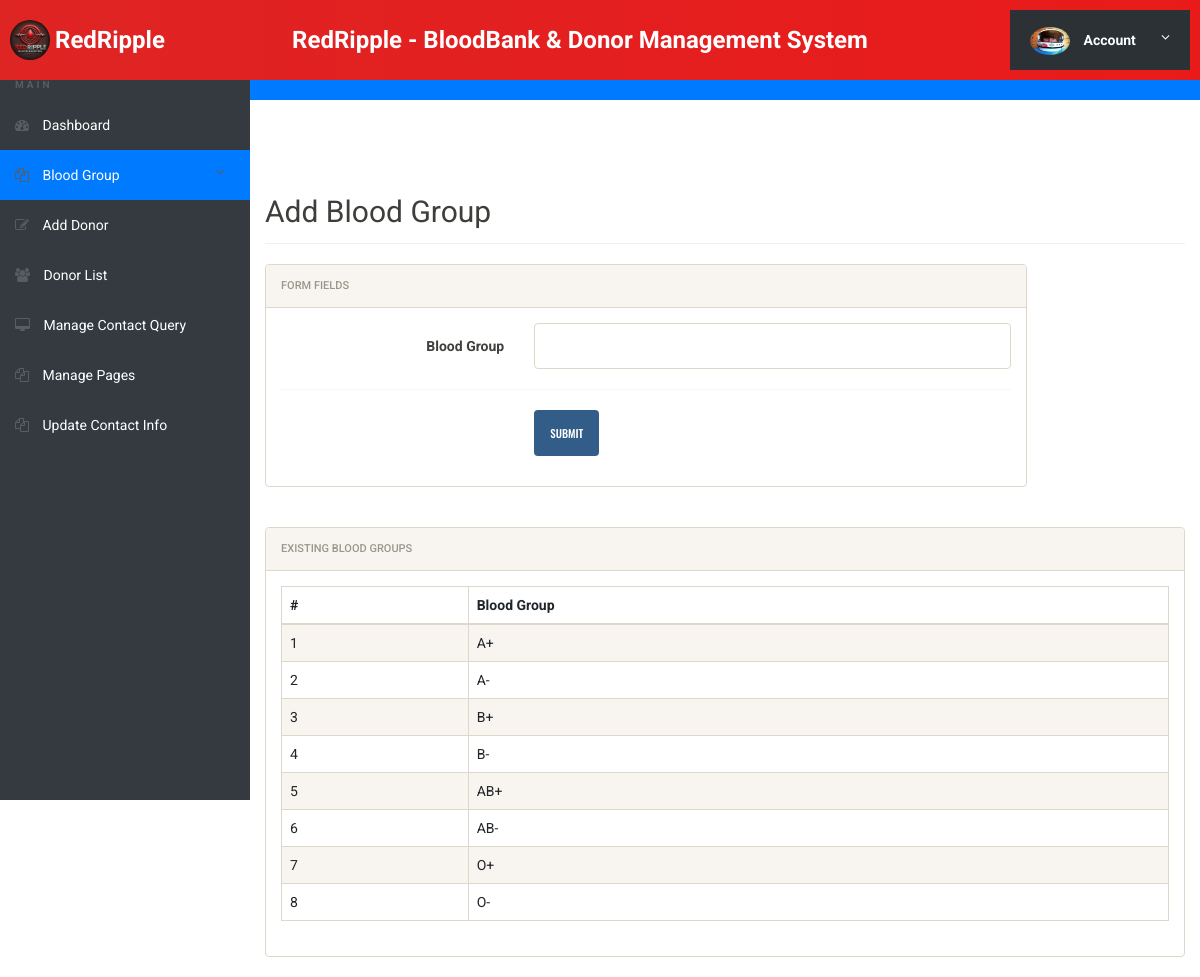
The app's page /bbdms/admin/add-bloodgroup.php (signed in) with its own data.
### tables this page shows
CREATE TABLE `tblbloodgroup` (
  `id` int(11) NOT NULL,
  `BloodGroup` varchar(20) DEFAULT NULL,
  `PostingDate` timestamp NOT NULL DEFAULT current_timestamp()
);

### bbdms/admin/add-bloodgroup.php (the view, shortened to what this page needs)
<?php
include('includes/config.php');
if(strlen($_SESSION['alogin'])==0) {
    header('location:index.php');
} else {
?>
<!doctype html>
<html lang="en" class="no-js">
<head>
    <link rel="stylesheet" href="css/font-awesome.min.css">
    <link rel="stylesheet" href="css/bootstrap.min.css">
    <link rel="stylesheet" href="css/dataTables.bootstrap.min.css">
    <link rel="stylesheet" href="css/bootstrap-social.css">
    <link rel="stylesheet" href="css/bootstrap-select.css">
    <link rel="stylesheet" href="css/fileinput.min.css">
    <link rel="stylesheet" href="css/awesome-bootstrap-checkbox.css">
    <link rel="stylesheet" href="css/style.css">
</head>
<body>
    <?php include('includes/header.php'); ?>
    <div class="ts-main-content">
        <?php include('includes/leftbar.php'); ?>
        <div class="content-wrapper">
            <div class="container-fluid">
                <div class="row">
                    <div class="col-md-12">
                        <h2 class="page-title">Add Blood Group</h2>
                        <div class="row">
                            <div class="col-md-10">
                                <div class="panel panel-default">
                                    <div class="panel-heading">Form Fields</div>
                                    <div class="panel-body">
                                        <form method="post" name="addbloodgroup" class="form-horizontal" onSubmit="return valid();">
                                            <div class="form-group">
                                                <label class="col-sm-4 control-label">Blood Group</label>
                                                <div                                                <div class="col-sm-8">
                                                    <input type="text" class="form-control" name="bloodgroup" id="bloodgroup" required>
                                                </div>
                                            </div>
                                            <div class="hr-dashed"></div>
                                            <div class="form-group">
                                                <div class="col-sm-8 col-sm-offset-4">
                                                    <button class="btn btn-primary" name="submit" type="submit">Submit</button>
                                                </div>
                                            </div>
                                        </form>
                                    </div>
                                </div>
                            </div>
                        </div>
                        <div class="row blood-group-list">
                            <div class="col-md-12">
                                <div class="panel panel-default">
                                    <div class="panel-heading">Existing Blood Groups</div>
                                    <div class="panel-body">
                                        <table class="table table-striped table-bordered">
                                            <thead>
                                                <tr>
                                                    <th>#</th>
                                                    <th>Blood Group</th>
                                                </tr>
                                            </thead>
                                            <tbody>
                                                <?php
                                                $sql = "SELECT * FROM tblbloodgroup";
                                                $query = $dbh->prepare($sql);
                                                $query->execute();
                                                $results = $query->fetchAll(PDO::FETCH_OBJ);
                                                $cnt = 1;
                                                if ($query->rowCount() > 0) {
                                                    foreach ($results as $result) {
                                                        echo "<tr>
                                                                <td>" . htmlentities($cnt) . "</td>
                                                                <td>" . htmlentities($result->BloodGroup) . "</td>
                                                              </tr>";
                                                        $cnt++;
                                                    }
                                                } else {
                                                    echo "<tr><td colspan='2'>No Blood Groups Found</td></tr>";
                                                }
                                                ?>
                                            </tbody>
                                        </table>
                                    </div>
                                </div>
                            </div>
                        </div>
                    </div>
                </div>
            </div>
        </div>
    </div>
</body>
</html>
<?php } ?>

### bbdms/admin/css/style.css (style rules this page uses)
html { font-size: 14px; }
@media only screen and (min-width: 480px) { html { font-size: 17px; } }
@media only screen and (min-width: 768px) { html { font-size: 14px; } }
body { font-size: 1em; }
.btn { font-family: 'Oswald', sans-serif; }
.hr-dashed { background-color: transparent; border-top: 1px dotted #edf0f5; color: transparent; height: 1px; margin: 20px 0; }
.panel { overflow: hidden; }
.btn { text-transform: none; }
.page-title { padding-bottom: 15px; margin-bottom: 20px; border-bottom: 1px solid #f0f0f0; }
.ts-main-content .content-wrapper { padding-top: 15px; margin-top: 60px; }
@media only screen and (min-width: 992px) { .ts-main-content .content-wrapper { margin-left: 250px; } }

### bbdms/admin/add-bloodgroup.php (style rules this page uses)
body { background-color: #f8f9fa; }
.blood-group-list { margin-top: 20px; }

### bbdms/admin/includes/header.php (style rules this page uses)
:root { --font-family: 'Poppins', sans-serif; --primary-color: #37a6c4; --primary-dark: #2c849c; --background-color: #f0f0f0; --text-color: #222; --white-color: #fff; }
body { font-family: var(--font-family); background-color: var(--background-color); color: var(--text-color); }

### bbdms/admin/includes/leftbar.php (style rules this page uses)
body { display: flex; flex-direction: column; min-height: 100vh; margin: 0; }

### records on screen
tblbloodgroup: BloodGroup "A+"
tblbloodgroup: BloodGroup "A-"
tblbloodgroup: BloodGroup "B+"
tblbloodgroup: BloodGroup "B-"
tblbloodgroup: BloodGroup "AB+"
tblbloodgroup: BloodGroup "AB-"
tblbloodgroup: BloodGroup "O+"
tblbloodgroup: BloodGroup "O-"
